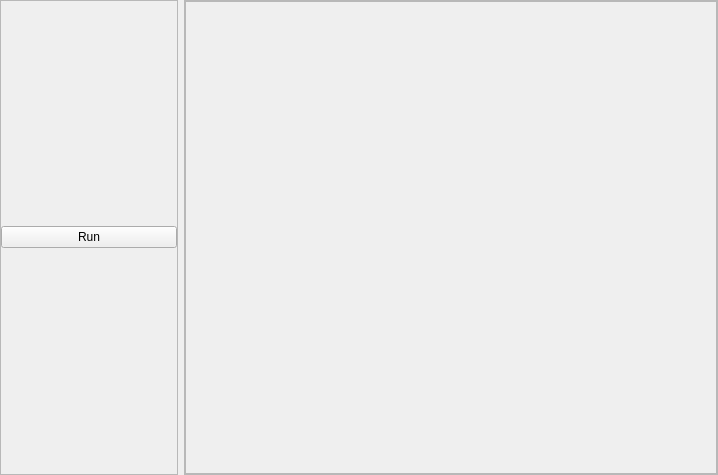
<?xml version="1.0" encoding="UTF-8"?>
<ui version="4.0">
 <class>MainWindow</class>
 <widget class="QMainWindow" name="MainWindow">
  <property name="geometry">
   <rect>
    <x>0</x>
    <y>0</y>
    <width>718</width>
    <height>475</height>
   </rect>
  </property>
  <property name="minimumSize">
   <size>
    <width>370</width>
    <height>0</height>
   </size>
  </property>
  <property name="maximumSize">
   <size>
    <width>16777215</width>
    <height>16777215</height>
   </size>
  </property>
  <property name="windowTitle">
   <string>DIY programs</string>
  </property>
  <widget class="QWidget" name="SCF2">
   <property name="styleSheet">
    <string notr="true"/>
   </property>
   <layout class="QHBoxLayout" name="horizontalLayout" stretch="1,3">
    <property name="margin">
     <number>0</number>
    </property>
    <item>
     <widget class="QFrame" name="frame">
      <property name="frameShape">
       <enum>QFrame::StyledPanel</enum>
      </property>
      <property name="frameShadow">
       <enum>QFrame::Raised</enum>
      </property>
      <layout class="QVBoxLayout" name="WidgetLayout">
       <property name="spacing">
        <number>0</number>
       </property>
       <property name="margin">
        <number>0</number>
       </property>
       <item>
        <widget class="QPushButton" name="pushButton">
         <property name="toolTip">
          <string>run the code</string>
         </property>
         <property name="text">
          <string>Run</string>
         </property>
        </widget>
       </item>
      </layout>
     </widget>
    </item>
    <item>
     <widget class="QScrollArea" name="scrollArea_4">
      <property name="sizePolicy">
       <sizepolicy hsizetype="Preferred" vsizetype="Preferred">
        <horstretch>0</horstretch>
        <verstretch>0</verstretch>
       </sizepolicy>
      </property>
      <property name="maximumSize">
       <size>
        <width>16777215</width>
        <height>16777215</height>
       </size>
      </property>
      <property name="styleSheet">
       <string notr="true"/>
      </property>
      <property name="widgetResizable">
       <bool>true</bool>
      </property>
      <property name="alignment">
       <set>Qt::AlignLeading|Qt::AlignLeft|Qt::AlignTop</set>
      </property>
      <widget class="QWidget" name="SCF1">
       <property name="geometry">
        <rect>
         <x>0</x>
         <y>0</y>
         <width>532</width>
         <height>473</height>
        </rect>
       </property>
       <property name="styleSheet">
        <string notr="true"/>
       </property>
       <property name="class" stdset="0">
        <string>PeripheralCollectionInner</string>
       </property>
       <layout class="QGridLayout" name="gridLayout_5">
        <property name="margin">
         <number>0</number>
        </property>
        <property name="spacing">
         <number>0</number>
        </property>
        <item row="0" column="0">
         <widget class="QFrame" name="frame_5">
          <property name="toolTip">
           <string>Widgets specific to detected sensors will be displayed
here after you click the button below</string>
          </property>
          <property name="frameShape">
           <enum>QFrame::StyledPanel</enum>
          </property>
          <property name="frameShadow">
           <enum>QFrame::Raised</enum>
          </property>
          <layout class="QGridLayout" name="gridLayout_7">
           <property name="leftMargin">
            <number>0</number>
           </property>
           <property name="topMargin">
            <number>5</number>
           </property>
           <property name="rightMargin">
            <number>0</number>
           </property>
           <property name="bottomMargin">
            <number>0</number>
           </property>
           <property name="spacing">
            <number>5</number>
           </property>
           <item row="1" column="0">
            <layout class="QGridLayout" name="ExperimentLayout">
             <property name="margin">
              <number>5</number>
             </property>
             <property name="spacing">
              <number>7</number>
             </property>
            </layout>
           </item>
          </layout>
         </widget>
        </item>
       </layout>
      </widget>
     </widget>
    </item>
   </layout>
  </widget>
 </widget>
 <resources/>
 <connections>
  <connection>
   <sender>pushButton</sender>
   <signal>clicked()</signal>
   <receiver>MainWindow</receiver>
   <slot>run()</slot>
   <hints>
    <hint type="sourcelabel">
     <x>462</x>
     <y>462</y>
    </hint>
    <hint type="destinationlabel">
     <x>467</x>
     <y>490</y>
    </hint>
   </hints>
  </connection>
 </connections>
 <slots>
  <slot>run()</slot>
 </slots>
</ui>
